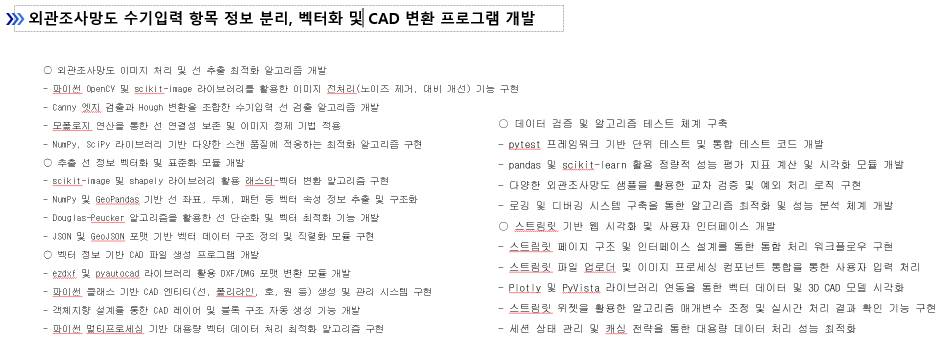
#> input picture 과업지시서(참고만).png, 1880 x 691 px (shown at 1/2 size)
$ python -i image_utils.py   (imports and definitions only)
#> lines starting #> are read from the running program, lines starting #| are printed output that depends on the picture
"""
Image processing utilities for CAD line extraction system.
"""

from typing import Tuple, Optional
import logging

import numpy as np
import cv2

import sys
from pathlib import Path
sys.path.insert(0, str(Path(__file__).parent))

from exceptions import ImageProcessingError

logger = logging.getLogger(__name__)


# [12 lines left out: function to_gray, not called in this run]


def deskew_by_hough(gray: np.ndarray, angle_search_deg: float = 7.0) -> Tuple[np.ndarray, float]:
    """Deskew image using Hough line detection.

    Args:
        gray: Grayscale image
        angle_search_deg: Maximum angle to search for skew

    Returns:
        Deskewed image and rotation angle
    """
#> called with angle_search_deg = 7
    try:
        # Edge detection
        edges = cv2.Canny(gray, 50, 150, apertureSize=3)
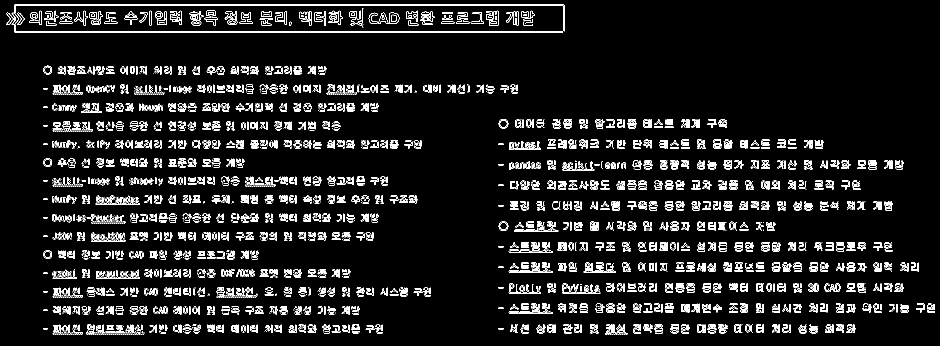
#> edges: shape (691, 1880) (shown at 1/2 size); 7% white in thin lines or dots
        lines = cv2.HoughLines(edges, 1, np.pi / 180.0, threshold=200)
#> lines = 492 rows, first 8: [9, 1.57], [11, 1.57], [62, 1.57], [64, 1.57], [288, 1.57], [361, 1.57], [657, 1.57], [363, 1.57]

        if lines is None or len(lines) == 0:
            logger.debug("No lines detected for deskewing")
            return gray, 0.0

        angles = []
        for rho, theta in lines[:, 0, :]:
            deg = (theta * 180.0 / np.pi) - 90.0
            if -angle_search_deg <= deg <= angle_search_deg:
                angles.append(deg)
#> this loop made 492 passes
#> (rho, theta, deg) on passes 1 to 3: (9, 1.57, 2.5e-06), (11, 1.57, 2.5e-06), (62, 1.57, 2.5e-06)
#> after the loop, angles = 435 values, max 7 at index 167, min -7 at index 382, mean 0.264

        if not angles:
            logger.debug("No angles within search range")
            return gray, 0.0

        angle = float(np.median(angles))
#> angle = 2.5e-06
        logger.debug(f"Deskewing by {angle:.2f} degrees")

        # Rotate image
        h, w = gray.shape[:2]
#> h = 691; w = 1880
        center = (w // 2, h // 2)
#> center = (940, 345)
        M = cv2.getRotationMatrix2D(center, angle, 1.0)
#> M = [[1, 4.37e-08, -1.51e-05], [-4.37e-08, 1, 4.11e-05]]
        rot = cv2.warpAffine(gray, M, (w, h), flags=cv2.INTER_LINEAR, borderMode=cv2.BORDER_REPLICATE)
        return rot, angle

    except Exception as e:
        logger.warning(f"Deskewing failed: {e}")
        return gray, 0.0


# [105 lines left out: functions binarize_sauvola, simple_binarize, rotate_rgb, validate_image, get_image_info, not called in this run]

>>> import cv2
>>> picture = cv2.imread('../과업지시서(참고만).png', cv2.IMREAD_GRAYSCALE)
>>> result = deskew_by_hough(picture)
